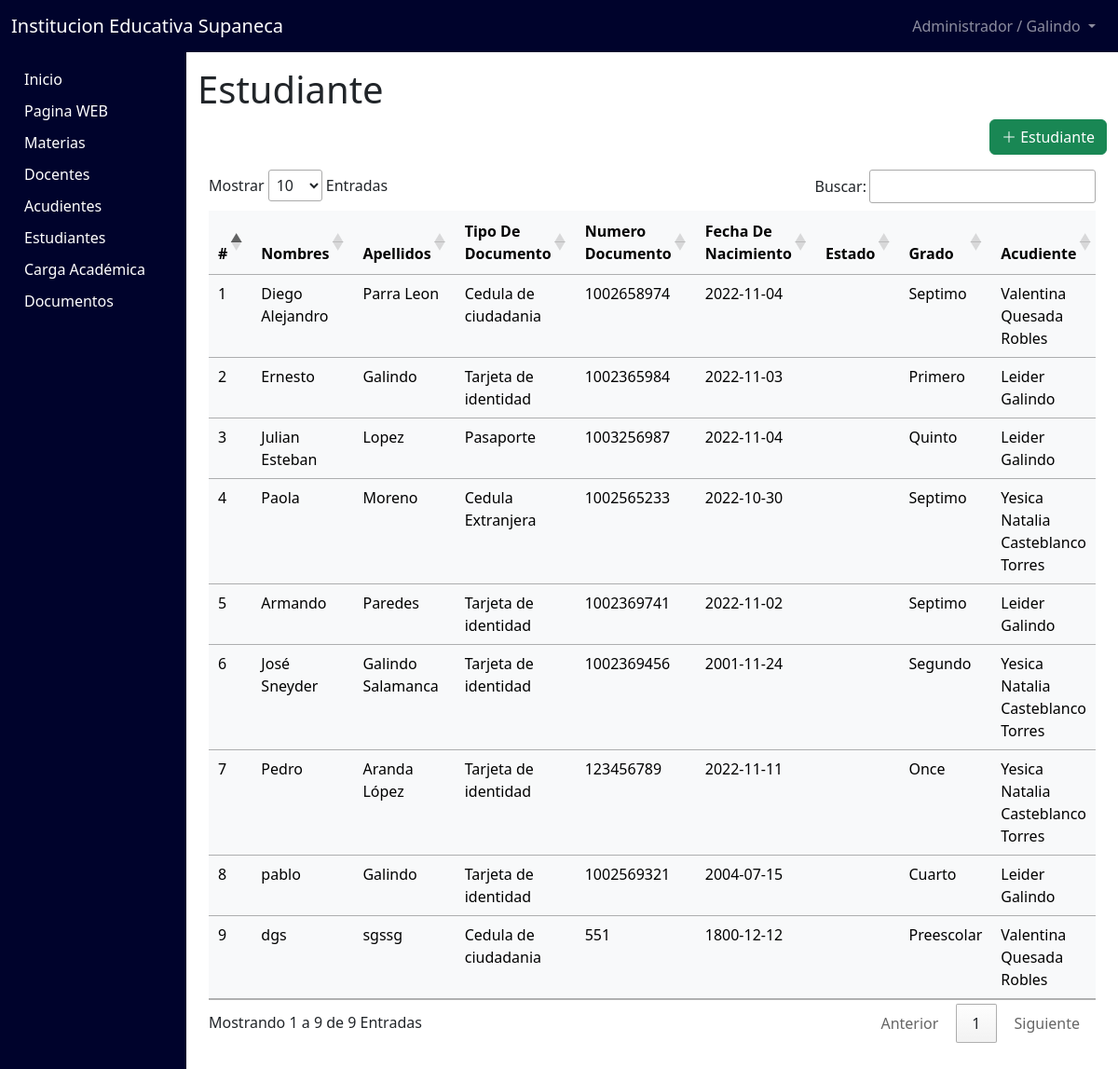
The page /views/administrador/estudiantes/index.php (signed in) on the database its author committed.
### tables this page shows
CREATE TABLE `estudiantes` (
  `IdEstudiante` int(11) NOT NULL,
  `NombresEstudiante` varchar(50) NOT NULL,
  `ApellidosEstudiante` varchar(50) NOT NULL,
  `TipoDocumentoEstudiante` varchar(25) NOT NULL,
  `NDocumentoEstudiante` int(25) NOT NULL,
  `FechaNacimientoEstudiante` date NOT NULL,
  `GradoEstudiante` int(50) NOT NULL,
  `idAcudiente` int(11) NOT NULL
);

CREATE TABLE `grados` (
  `IdGrado` int(11) NOT NULL,
  `NombreGrado` varchar(50) DEFAULT NULL,
  `DirectorGrado` int(11) DEFAULT NULL,
  `Matematicas` int(10) DEFAULT NULL,
  `Religion` int(10) DEFAULT NULL,
  `Fisica` int(10) DEFAULT NULL,
  `Naturales` int(10) DEFAULT NULL,
  `Español` int(10) DEFAULT NULL,
  `Ciencias_Sociales` int(10) DEFAULT NULL,
  `Ingles` int(10) DEFAULT NULL,
  `Ética` int(10) DEFAULT NULL,
  `Química` int(10) DEFAULT NULL
);

CREATE TABLE `acudientes` (
  `IdAcudiente` int(11) NOT NULL,
  `NombresAcudiente` varchar(50) DEFAULT NULL,
  `ApellidosAcudiente` varchar(50) DEFAULT NULL,
  `TipoDocumentoAcudiente` varchar(50) DEFAULT NULL,
  `NDocumentoAcudiente` varchar(50) DEFAULT NULL,
  `FechaNacimientoAcudiente` date DEFAULT NULL,
  `TelefonoAcudiente` varchar(50) DEFAULT NULL,
  `CorreoElectronicoAcudiente` varchar(50) DEFAULT NULL,
  `ContraseñaAcudiente` varchar(50) DEFAULT NULL
);

### views/administrador/estudiantes/views/vistaGeneral.php (called while the page is built)
<?php
    include('../layauts/plantillaInicio.php');
    include('./views/matricula.php');
    include('../layauts/plantillaFin.php');
?>

### views/administrador/estudiantes/index.php (called while the page is built, shortened)
<?php
    include_once '../../../controller/admin/matricula.php';
    include_once '../../../controller/docente/actividades.php';
    $EstudianteCTR = new Estudiante();
    $ActividadesCTR = new Actividades();
    $Estudiantes = $EstudianteCTR->ConsultarEstudiantes();
    include('./views/vistaGeneral.php');

### modules/admin/conexion.php (called while the page is built, shortened)
<?php
    class conexion{
        function conectarDB(){
            $server = 'localhost';
            $user = 'root';
            $pass = 'root';
            $db = 'plataforma';
            $conexion = new mysqli($server,$user,$pass,$db);
            return $conexion;
        }
    }
?>

### controller/admin/matricula.php (called while the page is built, shortened)
<?php
    class Estudiante
    {
        private $EstudiantesModel;
            public function __construct(){
                include_once '../../../modules/admin/estudiantes.php';
                $this->EstudiantesModel = new Estudiantes();
            }
        public function ConsultarEstudiantes($Filtro = false){
            return $this->EstudiantesModel->ConsultarEstudiantes($Filtro);
        }
    }
?>

### modules/admin/estudiantes.php (called while the page is built, shortened)
<?php
    class Estudiantes
    {
        private $DB;
        public function __construct(){
            include_once '../../../modules/admin/conexion.php';
            $conexion = new conexion();
            $this->DB = $conexion->conectarDB();
        }
        public function ConsultarEstudiantes($Filtro = false){
            $response = [];
            $sql = "SELECT E.*, A.NombresAcudiente, A.ApellidosAcudiente
                    FROM estudiantes E
                    INNER JOIN acudientes A ON A.IdAcudiente = E.idAcudiente";
            $resultset = $this->DB->query($sql);
            if($resultset){
                while ($row = $resultset->fetch_array()) {
                    $response[] = $row;
                }
            }
            return $response;
        }
    }
?>

### controller/docente/actividades.php (called while the page is built, shortened)
<?php
    class Actividades{
        private $ActividadesModel;
        public function __construct(){
            include_once '../../../modules/docente/actividades.php';
            $this->ActividadesModel = new Actividad();
        }
        public function consultarGrado($Campos,$IdGrado){
            return $DataRespose = $this->ActividadesModel->consultarGrado($Campos,$IdGrado);
        }
    }
?>

### modules/docente/actividades.php (called while the page is built, shortened)
<?php
     class Actividad{
        public function __construct(){
            include_once '../../../modules/admin/conexion.php';
            $conexion = new conexion();
            $this->DB = $conexion->conectarDB();
        }
        public function consultarGrado($Campo, $Filtro = false){
            $response = [];
            $sql = "SELECT * FROM grados";
            if($Filtro){
                $sql .= " WHERE {$Campo} = {$Filtro}";
            }
            $resultset = $this->DB->query($sql);
            if($resultset){
                while($row = $resultset->fetch_assoc()){
                    $response[] = $row;
                }
            }
            return $response;
        }
    }
?>

### views/administrador/estudiantes/views/matricula.php (the view, shortened to what this page needs)
<div class="col-10 containerSection">
    <h1>Estudiante</h1>
    <div class="row">
        <div class="col-lg-10 col-md-9 col-sm-12" id="containerAlert">
        </div>
        <div class="col-lg-2 col-md-3 col-sm-12 text-end">
            <button type="button" class="btn btn-success" data-bs-toggle="modal" data-bs-target="#ModalAñadirEstudiante">
                <i class="bi bi-plus-lg"></i> Estudiante
            </button>
        </div>
    </div>
   <div class="container mt-3 mb-3">
        <div class="table-responsive">
            <table id="tabla" class="table table-light mt-3 pt-2">
                <thead class="thead-light">
                    <tr>
                        <th>#</th>
                        <th>Nombres</th>
                        <th>Apellidos</th>
                        <th>Tipo De Documento</th>
                        <th>Numero Documento</th>
                        <th>Fecha De Nacimiento</th>
                        <th>Estado</th>
                        <th>Grado</th>
                        <th>Acudiente</th>
                    </tr>
                </thead>
                <tbody>
                    <?php
                        $cont = 0;
                        foreach ($Estudiantes as $Estudiante) {
                            $cont++;
                            $Documento = $Estudiante['NDocumentoEstudiante'];
                            echo '<tr id="fila'.$cont.'">'
                    ?>
                                <td><?php echo $cont; ?></td>
                                <td><?php echo $Estudiante['NombresEstudiante'];?></td>
                                <td><?php echo $Estudiante['ApellidosEstudiante'];?></td>
                                <td><?php echo $Estudiante['TipoDocumentoEstudiante'];?></td>
                                <td><?php echo $Documento;?></td>
                                <td><?php echo $Estudiante['FechaNacimientoEstudiante'];?></td>
                                <td><?php echo $Estudiante['Estado'];?></td>
                                <td value="<?php echo $Estudiante['GradoEstudiante'];?>">
                                    <?php
                                        $NombreGrado = $ActividadesCTR->consultarGrado('IdGrado',$Estudiante['GradoEstudiante']);
                                        foreach($NombreGrado as $nombre){
                                            echo $nombre['NombreGrado'];
                                        }
                                    ?>
                                </td>
                                <td><?php echo $Estudiante['NombresAcudiente'].' '.$Estudiante['ApellidosAcudiente'];?></td>
                            </tr>
                    <?php
                        }
                    ?>
                </tbody>
            </table>
        </div>
   </div>
</div>

### views/administrador/layauts/plantillaInicio.php (shortened to what this page needs)
<!DOCTYPE html>
<html lang="en">
<head>
    <link rel="stylesheet" href="/proyecto/css/bootstrap.min.css">
    <link rel="stylesheet" href="/proyecto/index.css">
    <link rel="stylesheet" href="/proyecto/libs/bootstrap-icons/bootstrap-icons.css">
    <link rel="stylesheet" type="text/css" href="https://cdn.datatables.net/1.12.1/css/jquery.dataTables.css">
    <link rel="stylesheet" href="/proyecto/libs/select2/dist/css/select2.min.css">
</head>
<body>
    <div class="row m-0">
        <?php
            include_once 'menuAdmin.php';
        ?>

### views/administrador/layauts/menuAdmin.php (shortened to what this page needs)
<div class="col-12 p-0">
    <nav class="navbar navbar-expand-sm navbar-dark sticky-top" id="Menu">
        <div class="container-fluid">
            <a href="#" class="navbar-brand">
                Institucion Educativa Supaneca
            </a>
            <div class="collapse navbar-collapse" id="colNav">
                <ul class="navbar-nav ms-auto">
                    <li class="nav-item dropdown">
                        <a href="#" class="nav-link dropdown-toggle ms-1 me-1" id="navbarDropdown" role="button"  data-bs-toggle="dropdown" aria-expanded="false">
                            Administrador / <?php echo $_SESSION['Usuario'];?>
                        </a>
                    </li>
                </ul>
            </div>
        </div>
    </nav>
</div>
<div class="col-2 p-10 containerSidebar d-none d-sm-block"  id="Menu">
    <ul class="col-12 p-0">
        <li class="col-12">
            <a href="../index.php" class="mb-1 mt-1">
                Inicio
            </a>
        </li>
        <li class="col-12 containerSubList">
            <a href="#" class="mb-1 mt-1 subList collapseTitle">
                Pagina WEB
            </a>
        </li>
        <li class="col-12">
            <a href="/proyecto/views/administrador/materias/index.php" class="mb-1 mt-1">
                Materias
            </a>
        </li>
        <li class="col-12">
            <a href="/proyecto/views/administrador/docentes/index.php" class="mb-1 mt-1">
                Docentes
            </a>
        </li>
        <li class="col-12">
            <a href="/proyecto/views/administrador/acudientes/index.php" class="mb-1 mt-1">
                Acudientes
            </a>
        </li>
        <li class="col-12">
            <a href="/proyecto/views/administrador/estudiantes/index.php" class="mb-1 mt-1">
                Estudiantes
            </a>
        </li>
        <li class="col-12">
            <a href="/proyecto/views/administrador/cargaAcademica/index.php" class="mb-1 mt-1">
                Carga Académica
            </a>
        </li>
        <li class="col-12 containerSubList">
            <a href="#" class="mb-1 mt-1 subList collapseTitle">
                Documentos
            </a>
        </li>
    </ul>
</div>

### views/administrador/layauts/plantillaFin.php
    </div>
</body>
</html>

### index.css (style rules this page uses)
#Menu { background-color: rgb(0, 3, 44); }
.containerSidebar { background-color: rgba(0, 3, 44,.96); min-height: calc(100vh - 56px); max-height: calc(100vh - 56px); padding: 12px 15px 0px 22px; display: flex; justify-content: center; }
.containerSection { min-height: calc(100vh - 56px); max-height: calc(100vh - 56px); overflow-y: auto; padding-top: 16px; }
.containerSidebar li { color: #fff; list-style: none; text-decoration: none; padding: 5px 0; padding-left: 4px; }
.containerSidebar li a { color: #FFF; text-decoration: none; }

### rows shown on the page
estudiantes: NombresEstudiante "Diego Alejandro", ApellidosEstudiante "Parra Leon", TipoDocumentoEstudiante "Cedula de ciudadania", NDocumentoEstudiante "1002658974", FechaNacimientoEstudiante "2022-11-04", $Estudiante['GradoEstudiante'] 8 (drawn), idAcudiente.NombresAcudiente "Valentina", idAcudiente.ApellidosAcudiente "Quesada Robles"
grados: NombreGrado "Septimo"
estudiantes: NombresEstudiante "Ernesto", ApellidosEstudiante "Galindo", TipoDocumentoEstudiante "Tarjeta de identidad", NDocumentoEstudiante "1002365984", FechaNacimientoEstudiante "2022-11-03", idAcudiente.NombresAcudiente "Leider", idAcudiente.ApellidosAcudiente "Galindo"
grados: NombreGrado "Primero"
estudiantes: NombresEstudiante "Julian Esteban", ApellidosEstudiante "Lopez", TipoDocumentoEstudiante "Pasaporte", NDocumentoEstudiante "1003256987", FechaNacimientoEstudiante "2022-11-04", $Estudiante['GradoEstudiante'] 6 (drawn), idAcudiente.NombresAcudiente "Leider", idAcudiente.ApellidosAcudiente "Galindo"
grados: NombreGrado "Quinto"
estudiantes: NombresEstudiante "Paola", ApellidosEstudiante "Moreno", TipoDocumentoEstudiante "Cedula Extranjera", NDocumentoEstudiante "1002565233", FechaNacimientoEstudiante "2022-10-30", $Estudiante['GradoEstudiante'] 8 (drawn), idAcudiente.NombresAcudiente "Yesica Natalia", idAcudiente.ApellidosAcudiente "Casteblanco Torres"
estudiantes: NombresEstudiante "Armando", ApellidosEstudiante "Paredes", TipoDocumentoEstudiante "Tarjeta de identidad", NDocumentoEstudiante "1002369741", FechaNacimientoEstudiante "2022-11-02", $Estudiante['GradoEstudiante'] 8 (drawn), idAcudiente.NombresAcudiente "Leider", idAcudiente.ApellidosAcudiente "Galindo"
estudiantes: NombresEstudiante "José Sneyder", ApellidosEstudiante "Galindo Salamanca", TipoDocumentoEstudiante "Tarjeta de identidad", NDocumentoEstudiante "1002369456", FechaNacimientoEstudiante "2001-11-24", $Estudiante['GradoEstudiante'] 3 (drawn), idAcudiente.NombresAcudiente "Yesica Natalia", idAcudiente.ApellidosAcudiente "Casteblanco Torres"
grados: NombreGrado "Segundo"
estudiantes: NombresEstudiante "Pedro", ApellidosEstudiante "Aranda López", TipoDocumentoEstudiante "Tarjeta de identidad", NDocumentoEstudiante "123456789", FechaNacimientoEstudiante "2022-11-11", $Estudiante['GradoEstudiante'] 12 (drawn), idAcudiente.NombresAcudiente "Yesica Natalia", idAcudiente.ApellidosAcudiente "Casteblanco Torres"
grados: NombreGrado "Once"
estudiantes: NombresEstudiante "pablo", ApellidosEstudiante "Galindo", TipoDocumentoEstudiante "Tarjeta de identidad", NDocumentoEstudiante "1002569321", FechaNacimientoEstudiante "2004-07-15", $Estudiante['GradoEstudiante'] 5 (drawn), idAcudiente.NombresAcudiente "Leider", idAcudiente.ApellidosAcudiente "Galindo"
grados: NombreGrado "Cuarto"
estudiantes: NombresEstudiante "dgs", ApellidosEstudiante "sgssg", TipoDocumentoEstudiante "Cedula de ciudadania", NDocumentoEstudiante "551", FechaNacimientoEstudiante "1800-12-12", $Estudiante['GradoEstudiante'] 1 (drawn), idAcudiente.NombresAcudiente "Valentina", idAcudiente.ApellidosAcudiente "Quesada Robles"
grados: NombreGrado "Preescolar"

### other values the page prints
$_SESSION['Usuario'] "Galindo"
